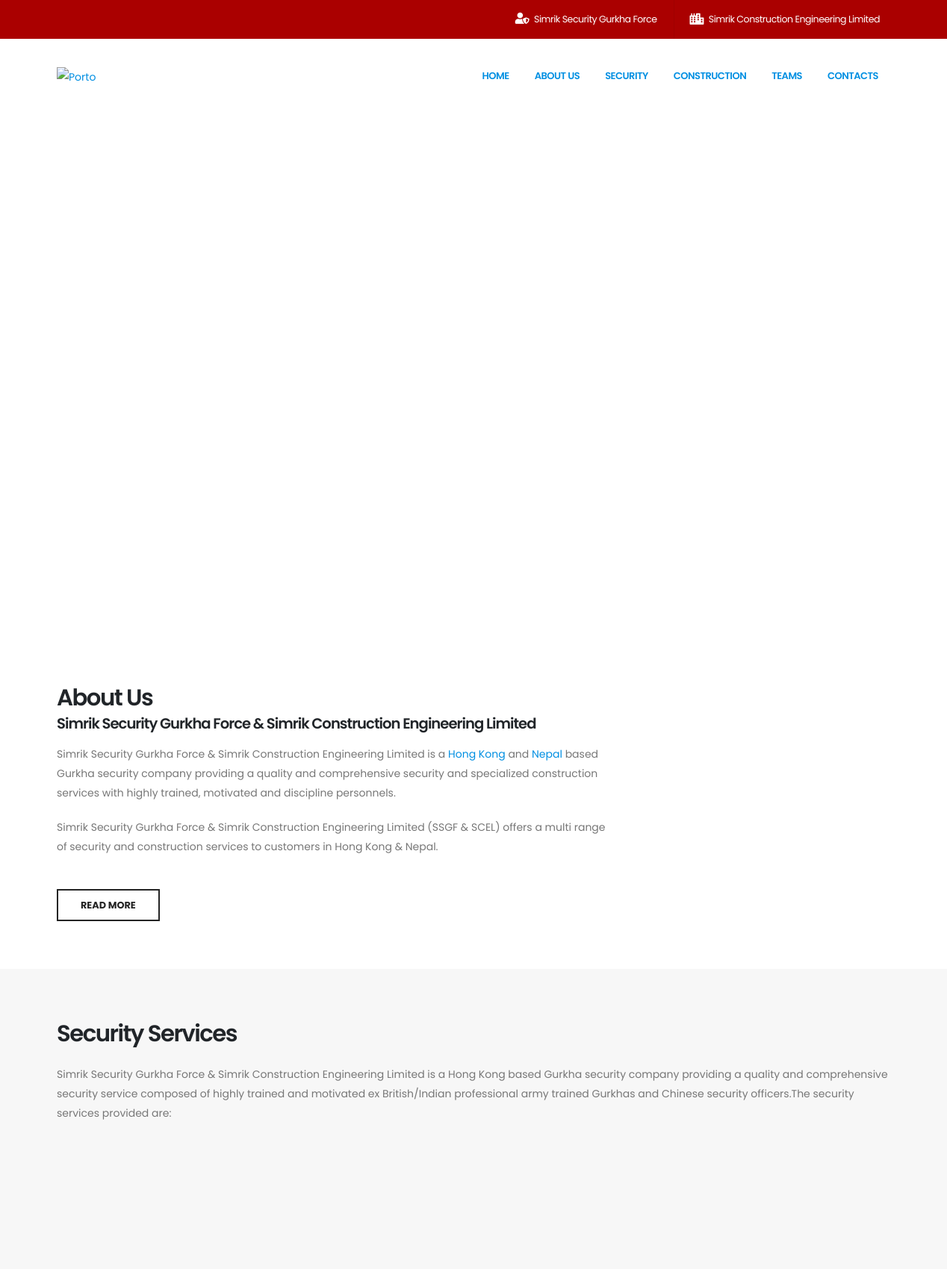
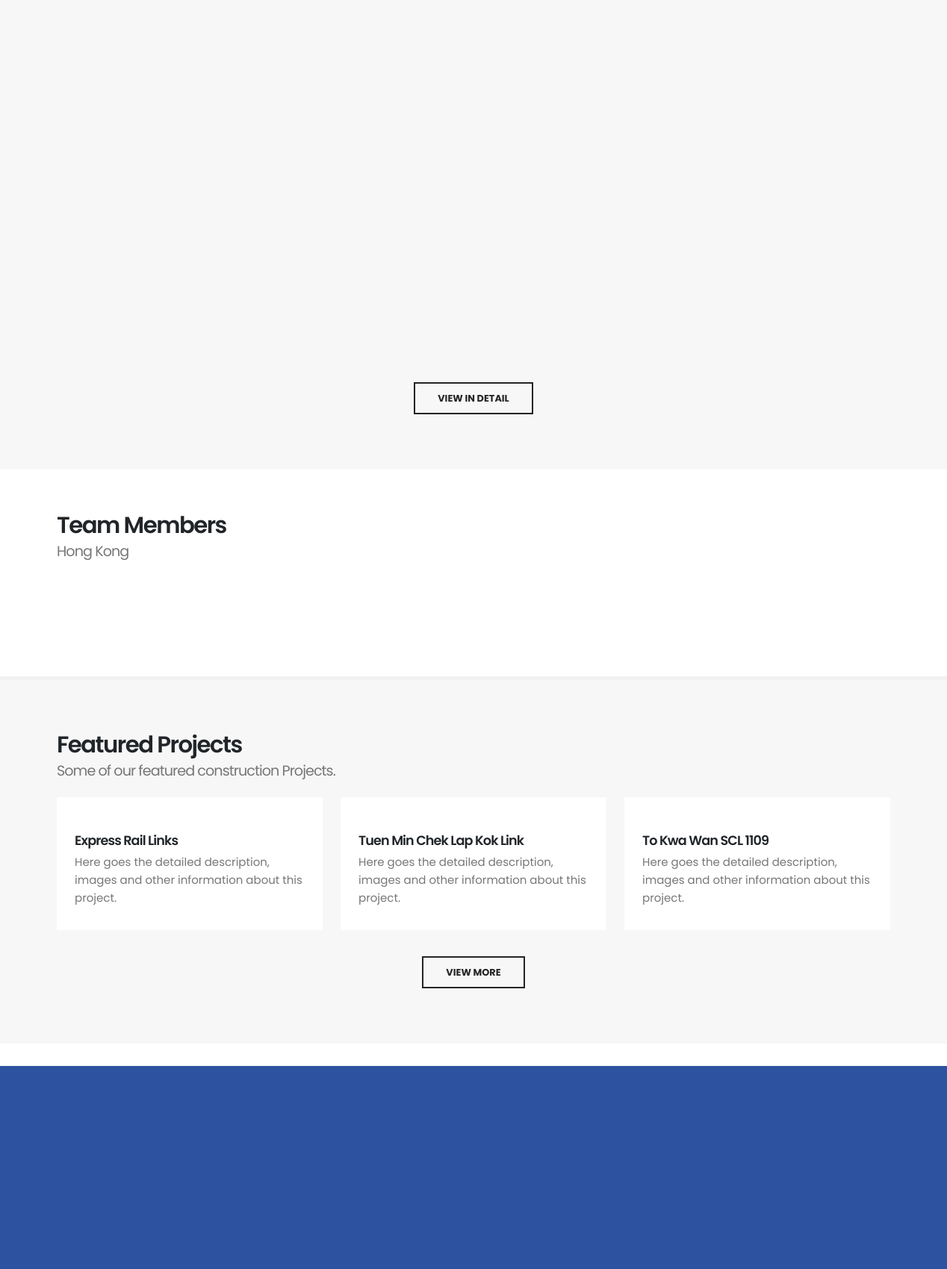
The page / (upper part) on the database its author committed (2 pictures, top to bottom).
### tables this page shows
CREATE TABLE `menu` (
  `sn` int(11) NOT NULL,
  `title` varchar(200) NOT NULL,
  `link` varchar(200) NOT NULL,
  `display_order` int(11) NOT NULL,
  `submenu_of` int(11) NOT NULL,
  `menu` varchar(20) NOT NULL,
  `menutype` varchar(20) NOT NULL,
  `mid` int(11) NOT NULL,
  `language` varchar(30) NOT NULL
);

CREATE TABLE `pages` (
  `sn` int(11) NOT NULL,
  `author` int(11) NOT NULL,
  `post_date` timestamp NOT NULL DEFAULT current_timestamp(),
  `title` text NOT NULL,
  `content` longtext NOT NULL,
  `excerpt` text NOT NULL,
  `post_status` varchar(20) NOT NULL,
  `slug` varchar(300) NOT NULL,
  `accesslevel` varchar(50) NOT NULL,
  `password` char(40) NOT NULL,
  `language` varchar(30) NOT NULL
);

CREATE TABLE `category` (
  `sn` int(11) NOT NULL,
  `categoryname` varchar(50) NOT NULL,
  `display_order` int(11) NOT NULL,
  `language` varchar(10) NOT NULL,
  `slug` varchar(40) NOT NULL,
  `subcategory_of` int(11) NOT NULL,
  `show_content` varchar(3) NOT NULL
);

CREATE TABLE `posts` (
  `sn` int(11) NOT NULL,
  `author` int(11) NOT NULL,
  `post_date` timestamp NOT NULL DEFAULT current_timestamp(),
  `title` text NOT NULL,
  `content` longtext NOT NULL,
  `excerpt` text NOT NULL,
  `post_status` varchar(20) NOT NULL,
  `comment_status` varchar(10) NOT NULL,
  `category_sn` int(11) NOT NULL,
  `slug` varchar(300) NOT NULL,
  `display_order` int(11) NOT NULL,
  `accesslevel` varchar(50) NOT NULL,
  `password` char(40) NOT NULL,
  `gallery_sn` int(11) NOT NULL,
  `featured_image` varchar(100) NOT NULL
);

### index.php (called while the page is built, shortened)
<?php include("base.php"); ?>
<?php include("head.php"); ?>
<?php include("index_bar.php"); ?>
<?php include("index_security.php"); ?>
<?php include("index_team_hk.php"); ?>
<?php include("index_featured.php"); ?>
<?php include("index_testimonials.php"); ?>
<?php include("footer.php"); ?>

### base.php (called while the page is built, shortened)
<?php
$set_sitename = "http://localhost/simrik";
$sitelanguage = $_SESSION['lang'];

### index_security.php (the view, shortened to what this page needs)
<?php
$introslug = "services-introduction";
if($sitelanguage=="English") $introslug = "services-introduction";
$listaccount=mysqli_query($dbc,"select * from pages where slug ='$introslug' and language='$sitelanguage'");
$intro = "";
while($row = mysqli_fetch_array($listaccount))
{
    $intro = $row['content'];
}
$q=mysqli_query($dbc,"select * from category where slug='security-services'");
$categoryname = "";
while($r = mysqli_fetch_array($q))
{
	$category_sn = $r['sn'];
	$categoryname = $r['categoryname'];
}
?>
<section class="section section-no-border">
    <div class="container">
        <div class="row pt-3">
            <div class="col">
                <h2 class="font-weight-semibold mb-0"><?php echo $categoryname; ?></h2>
                <p class="lead font-weight-normal"><?php echo htmlspecialchars_decode($intro); ?></p>
            </div>
        </div>
        <div class="row mt-4">
        <?php
            $sql = "select posts.* from posts inner join category on posts.category_sn = category.sn where
            category_sn=$category_sn and language = '$sitelanguage' and posts.post_status ='Published' order by display_order";
            $q=mysqli_query($dbc,$sql);
            while($row = mysqli_fetch_array($q))
            {
            ?>
                <div class="col-lg-4">
                </div>
            <?php } ?>
            </div>
        <div class="row mt-2 pb-4">
            <div class="col-lg-12 text-center">
                <a class="btn btn-outline btn-quaternary custom-button text-uppercase mt-4 font-weight-bold" href="<?php echo $set_sitename."/category/security-services/1"; ?>">view in detail</a>
            </div>
        </div>
    </div>
</section>

### head.php (shortened to what this page needs)
<!DOCTYPE html>
<html>
	<head>
		<link rel="stylesheet" href="assets/vendor/fontawesome-free/css/all.min.css">
		<link rel="stylesheet" href="assets/vendor/bootstrap/css/bootstrap.min.css">
		<link rel="stylesheet" href="assets/vendor/animate/animate.compat.css">
		<link rel="stylesheet" href="assets/vendor/simple-line-icons/css/simple-line-icons.min.css">
		<link rel="stylesheet" href="assets/vendor/owl.carousel/assets/owl.carousel.min.css">
		<link rel="stylesheet" href="assets/vendor/owl.carousel/assets/owl.theme.default.min.css">
		<link rel="stylesheet" href="assets/vendor/magnific-popup/magnific-popup.min.css">
		<link rel="stylesheet" href="assets/css/theme.css">
		<link rel="stylesheet" href="assets/css/theme-elements.css">
		<link rel="stylesheet" href="assets/css/medical.css">
		<link id="skinCSS" rel="stylesheet" href="assets/css/skin-medical.css">
		<link rel="stylesheet" href="assets/css/custom.css">
	</head>
	<body>
		<div class="body">
			<header id="header" class="header-effect-shrink" data-plugin-options="{'stickyEnabled': true, 'stickyEffect': 'shrink', 'stickyEnableOnBoxed': true, 'stickyEnableOnMobile': false, 'stickyChangeLogo': true, 'stickyStartAt': 120, 'stickyHeaderContainerHeight': 70}">
				<div class="header-body border-top-0">
					<div class="header-top header-top-default header-top-borders border-bottom-0">
						<div class="container h-100">
							<div class="header-row h-100">
								<div class="header-column justify-content-end">
									<div class="header-row">
										<nav class="header-nav-top">
											<ul class="nav nav-pills">
												<li class="nav-item nav-item-borders py-2">
													<a href="/category/security/1"><i class="fas fa-user-shield text-4" style="top: 0; color: #fff"></i> Simrik Security Gurkha Force</a>
												</li>
												<li class="nav-item nav-item-borders py-2 pe-1 d-none d-md-inline-flex">
													<a href="/category/construction/1"><i class="fas fa-city text-4 " style="top: 1px; color: #fff"></i>  Simrik Construction Engineering Limited</a>
												</li>
											</ul>
										</nav>
									</div>
								</div>
							</div>
						</div>
					</div>
					<div class="header-container container">
						<div class="header-row">
							<div class="header-column">
								<div class="header-row">
									<div class="header-logo">
										<a href="<?php echo $set_sitename; ?>">
											<img alt="Porto" height="50" src="assets/img/simrik_security_gurkha_force_logo.jpeg">
										</a>
									</div>
								</div>
							</div>
							<div class="header-column justify-content-end">
								<div class="header-row">
									<div class="header-nav order-2 order-lg-1">
										<div class="header-nav-main header-nav-main-square header-nav-main-effect-1 header-nav-main-sub-effect-1">
											<?php include("nav.php"); ?>
										</div>
									</div>
								</div>
							</div>
						</div>
					</div>
				</div>
			</header>
			<div role="main" class="main">

### nav.php (shortened to what this page needs)
<nav class="collapse">
    <ul class="nav nav-pills" id="mainNav">
        <?php
            $q1 = mysqli_query($dbc, "select * from menu where language='$sitelanguage' and submenu_of=0 and menu='Main' order by display_order");
            while ($r1 = mysqli_fetch_array($q1)) {
                $menuid = $r1['sn'];
                $menutitle = $r1['title'];
                $menulink = $r1['link'];
                $activeclass = "";
                $ifChild = mysqli_query($dbc, "select sn from menu where submenu_of = $menuid and menu='Main'");
                $nChild = mysqli_num_rows($ifChild);
                $dropdownToggle = "";
                if ($nChild > 0) $dropdownToggle = "dropdown-toggle";
            ?>
                <li class="dropdown dropdown-full-color dropdown-secondary ">
                    <a class="nav-link <?php echo $activeclass; ?> <?php echo $dropdownToggle; ?>" href="<?php echo $menulink; ?>" >
                        <?php echo $menutitle; ?></a>
                <?php
                if ($nChild > 0) {
                    echo "<ul class=\"dropdown-menu\">";
                    echo "</ul></li>";
                }
                else {
                    echo "</li>";
                }
            }
                ?>
    </ul>
</nav>

### index_bar.php (shortened to what this page needs)
<?php
	$introslug = "intro";
	if($sitelanguage=="English") $introslug = "intro";
	$listaccount=mysqli_query($dbc,"select * from pages where slug ='$introslug' and language='$sitelanguage'");
	while($row = mysqli_fetch_array($listaccount))
	{
		$text = $row['content'];
	}
?>
<section class="section-custom-medical">
					<div class="container">
						<div class="row medical-schedules">
						</div>
						<div class="row mt-5 mb-5 pt-3 pb-3">
							<div class="col-md-8">
								<h2 class="font-weight-semibold mb-0">About Us</h2>
								<?php echo preg_replace("/<img[^>]+\>/i", "", htmlspecialchars_decode($text)); ?>
								<a class="btn btn-outline btn-quaternary custom-button text-uppercase mt-4 mb-4 mb-md-0 font-weight-bold">read more</a>
							</div>
							<div class="col-md-4 text-end">
							</div>
						</div>
					</div>
				</section>

### index_team_hk.php (shortened to what this page needs)
<section class="team pb-2">
	<div class="container">
		<div class="row pt-4">
			<div class="col">
				<h2 class="font-weight-semibold mb-0">Team Members</h2>
				<p class="lead font-weight-normal">Hong Kong</p>
			</div>
		</div>
		<div class="row pb-4">
		</div>
	</div>
</section>

### index_featured.php (shortened to what this page needs)
<section class="section">
					<div class="container">
						<div class="row pt-3">
							<div class="col">
								<h2 class="font-weight-semibold mb-0">Featured Projects</h2>
								<p class="lead font-weight-normal">Some of our featured construction Projects.</p>
							</div>
						</div>
						<div class="row">
						<?php
							$q=mysqli_query($dbc,"select * from featured where language = '$sitelanguage' order by display_order limit 0,3");
							while($r = mysqli_fetch_array($q))
							{
								$postsn = $r['sn'];
								$result=mysqli_query($dbc,"select * from posts where sn = $postsn");
								while($row = mysqli_fetch_array($result))
								{
									$title=$row['title'];
									$excerpt=$row['excerpt'];
									?>
							<div class="col-md-4">
								<a href="demo-medical-resources-detail.html" class="text-decoration-none">
									<span class="thumb-info thumb-info-side-image thumb-info-side-image-custom thumb-info-no-zoom thumb-info-no-zoom thumb-info-side-image-custom-highlight d-block">
										<span class="thumb-info-caption px-4 pb-3">
											<span class="thumb-info-caption-text p-xl">
												<h4 class="font-weight-semibold mb-1"><?php echo $title; ?></h4>
												<p class="text-3"><?php echo htmlspecialchars_decode($excerpt); ?></p>
											</span>
										</span>
									</span>
								</a>
							</div>
						<?php }
							}
						?>
						</div>
						<div class="row pb-4">
							<div class="col-lg-12 text-center">
								<a class="btn btn-outline btn-quaternary custom-button text-uppercase font-weight-bold">view more</a>
							</div>
						</div>
					</div>
				</section>

### index_testimonials.php (shortened to what this page needs)
<section class="section-secondary">
    <div class="container">
        <div class="row pt-5 pb-5">
        </div>
    </div>
</section>

### footer.php (shortened to what this page needs)
</div>
</div>
</body>
</html>

### assets/css/medical.css (style rules this page uses)
.custom-button { border-radius: 30px !important; padding: 10px 30px; }
.medical-schedules { margin: -47px 0 0 0; }
.thumb-info-side-image-custom { border: 0 none; color: #777; margin: 0 0 35px; transition: all 0.3s ease; }
.thumb-info-side-image-custom .thumb-info-caption { text-align: left; }
.thumb-info-side-image-custom .thumb-info-caption h4 { margin: 30px 0 0; padding: 0; }
.thumb-info-side-image-custom .thumb-info-caption p { margin: 0; padding: 0; font-size: 15px; line-height: 24px; }
.thumb-info-side-image-custom.thumb-info-side-image-custom-highlight .thumb-info-caption { padding: 0 10px; display: block; clear: both; }
.thumb-info-side-image-custom.thumb-info-side-image-custom-highlight .thumb-info-caption h4 { margin: 3px 0 0; padding: 0; }
.thumb-info-side-image-custom.thumb-info-side-image-custom-highlight .thumb-info-caption p { margin: 0; padding: 0; }

### rows shown on the page
menu: title "HOME"
menu: title "ABOUT US"
menu: title "SECURITY"
menu: title "CONSTRUCTION"
menu: title "TEAMS"
menu: title "CONTACTS"
pages: content "Simrik Security Gurkha Force & Simrik Construction Engineering Limited Simrik Security Gurkha Force & Simrik Construction Engineering Limited is a Hong Kong and Nepal based Gurkha security company providing a quality and comprehensive security and specialized construction services with highly trained, motivated and discipline personnels. Simrik Security Gurkha Force & Simrik Construction Engineering Limited (SSGF & SCEL) offers a multi range of security and construction services to customers in Hong Kong & Nepal."
category: categoryname "Security Services"
pages: content "Simrik Security Gurkha Force & Simrik Construction Engineering Limited is a Hong Kong based Gurkha security company providing a quality and comprehensive security service composed of highly trained and motivated ex British/Indian professional army trained Gurkhas and Chinese security officers.The security services provided are:"
posts: title "Express Rail Links", excerpt "Here goes the detailed description, images and other information about this project."
posts: title "Tuen Min Chek Lap Kok Link", excerpt "Here goes the detailed description, images and other information about this project."
posts: title "To Kwa Wan SCL 1109", excerpt "Here goes the detailed description, images and other information about this project."
